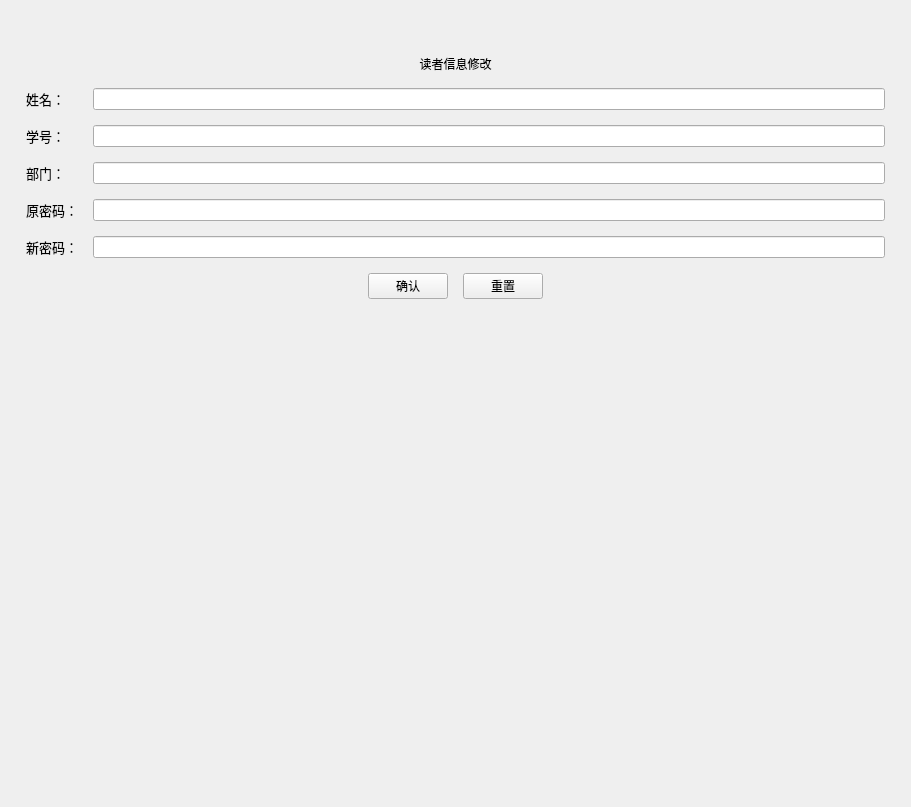
<?xml version="1.0" encoding="UTF-8"?>
<ui version="4.0">
 <class>RederInfoModify</class>
 <widget class="QWidget" name="RederInfoModify">
  <property name="geometry">
   <rect>
    <x>0</x>
    <y>0</y>
    <width>911</width>
    <height>807</height>
   </rect>
  </property>
  <property name="windowTitle">
   <string>读者信息修改</string>
  </property>
  <layout class="QHBoxLayout" name="horizontalLayout">
   <property name="topMargin">
    <number>40</number>
   </property>
   <item>
    <layout class="QVBoxLayout" name="verticalLayout_2">
     <item>
      <widget class="CardWidget" name="CardWidget">
       <layout class="QVBoxLayout" name="verticalLayout">
        <property name="spacing">
         <number>15</number>
        </property>
        <property name="leftMargin">
         <number>15</number>
        </property>
        <property name="topMargin">
         <number>15</number>
        </property>
        <property name="rightMargin">
         <number>15</number>
        </property>
        <property name="bottomMargin">
         <number>15</number>
        </property>
        <item>
         <widget class="TitleLabel" name="TitleLabel">
          <property name="text">
           <string>读者信息修改</string>
          </property>
          <property name="alignment">
           <set>Qt::AlignCenter</set>
          </property>
         </widget>
        </item>
        <item>
         <layout class="QHBoxLayout" name="horizontalLayout_7">
          <item>
           <layout class="QVBoxLayout" name="verticalLayout_9">
            <item>
             <widget class="QLabel" name="label">
              <property name="font">
               <font>
                <family>Microsoft YaHei UI</family>
                <pointsize>10</pointsize>
                <bold>false</bold>
               </font>
              </property>
              <property name="text">
               <string>姓名：</string>
              </property>
             </widget>
            </item>
            <item>
             <widget class="QLabel" name="label_2">
              <property name="font">
               <font>
                <family>Microsoft YaHei UI</family>
                <pointsize>10</pointsize>
                <bold>false</bold>
               </font>
              </property>
              <property name="text">
               <string>学号：</string>
              </property>
             </widget>
            </item>
            <item>
             <widget class="QLabel" name="label_3">
              <property name="font">
               <font>
                <family>Microsoft YaHei UI</family>
                <pointsize>10</pointsize>
                <bold>false</bold>
               </font>
              </property>
              <property name="text">
               <string>部门：</string>
              </property>
             </widget>
            </item>
            <item>
             <widget class="QLabel" name="label_4">
              <property name="font">
               <font>
                <family>Microsoft YaHei UI</family>
                <pointsize>10</pointsize>
                <bold>false</bold>
               </font>
              </property>
              <property name="text">
               <string>原密码：</string>
              </property>
             </widget>
            </item>
            <item>
             <widget class="QLabel" name="label_5">
              <property name="font">
               <font>
                <family>Microsoft YaHei UI</family>
                <pointsize>10</pointsize>
                <bold>false</bold>
               </font>
              </property>
              <property name="text">
               <string>新密码：</string>
              </property>
             </widget>
            </item>
           </layout>
          </item>
          <item>
           <layout class="QVBoxLayout" name="verticalLayout_10">
            <item>
             <widget class="LineEdit" name="name"/>
            </item>
            <item>
             <widget class="LineEdit" name="id"/>
            </item>
            <item>
             <widget class="LineEdit" name="dep"/>
            </item>
            <item>
             <widget class="LineEdit" name="oldPassword"/>
            </item>
            <item>
             <widget class="LineEdit" name="newPassword"/>
            </item>
           </layout>
          </item>
         </layout>
        </item>
        <item>
         <layout class="QHBoxLayout" name="horizontalLayout_8">
          <item>
           <spacer name="horizontalSpacer_2">
            <property name="orientation">
             <enum>Qt::Horizontal</enum>
            </property>
            <property name="sizeHint" stdset="0">
             <size>
              <width>40</width>
              <height>20</height>
             </size>
            </property>
           </spacer>
          </item>
          <item>
           <widget class="PrimaryPushButton" name="confirm">
            <property name="text">
             <string>   确认   </string>
            </property>
           </widget>
          </item>
          <item>
           <widget class="PushButton" name="reset">
            <property name="text">
             <string>   重置   </string>
            </property>
           </widget>
          </item>
          <item>
           <spacer name="horizontalSpacer_3">
            <property name="orientation">
             <enum>Qt::Horizontal</enum>
            </property>
            <property name="sizeHint" stdset="0">
             <size>
              <width>40</width>
              <height>20</height>
             </size>
            </property>
           </spacer>
          </item>
         </layout>
        </item>
       </layout>
      </widget>
     </item>
     <item>
      <spacer name="verticalSpacer_2">
       <property name="orientation">
        <enum>Qt::Vertical</enum>
       </property>
       <property name="sizeHint" stdset="0">
        <size>
         <width>20</width>
         <height>40</height>
        </size>
       </property>
      </spacer>
     </item>
    </layout>
   </item>
  </layout>
 </widget>
 <customwidgets>
  <customwidget>
   <class>PushButton</class>
   <extends>QPushButton</extends>
   <header>qfluentwidgets</header>
  </customwidget>
  <customwidget>
   <class>PrimaryPushButton</class>
   <extends>PushButton</extends>
   <header>qfluentwidgets</header>
  </customwidget>
  <customwidget>
   <class>CardWidget</class>
   <extends>QFrame</extends>
   <header>qfluentwidgets</header>
   <container>1</container>
  </customwidget>
  <customwidget>
   <class>TitleLabel</class>
   <extends>QLabel</extends>
   <header>qfluentwidgets</header>
  </customwidget>
  <customwidget>
   <class>LineEdit</class>
   <extends>QLineEdit</extends>
   <header>qfluentwidgets</header>
  </customwidget>
 </customwidgets>
 <resources/>
 <connections/>
</ui>
